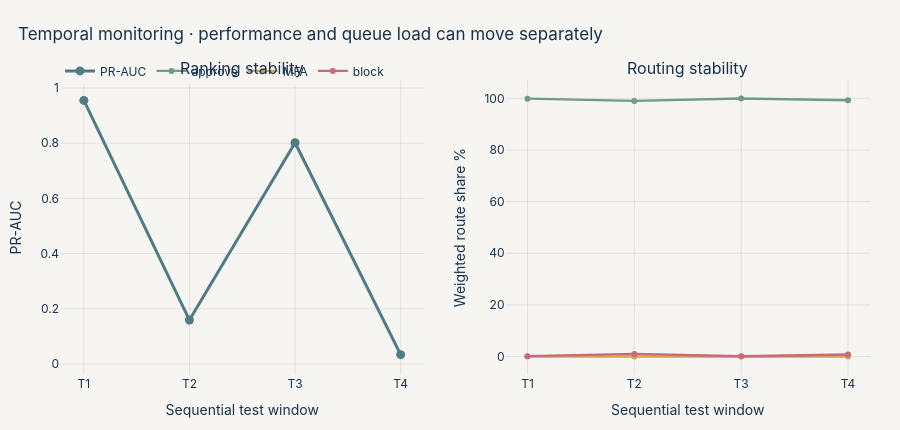

The cell this chart's notebook holds for it:
### Code cell
routed["window"] = pd.qcut(np.arange(len(routed)), 4, labels=["T1", "T2", "T3", "T4"])
window_rows = []
for window, group in routed.groupby("window", observed=True):
    weight = group["sampling_weight"]
    labels = group["Class"]
    row = {
        "window": str(window),
        "weighted prevalence": np.average(labels, weights=weight),
        "PR-AUC": average_precision_score(labels, group["probability"], sample_weight=weight),
    }
    for route, short in [
        ("STATUS_APPROVED", "approve"), ("STATUS_TRIGGER_MFA", "MFA"),
        ("STATUS_HARD_BLOCK", "block")
    ]:
        row[short] = weight[group["route"] == route].sum() / weight.sum()
    window_rows.append(row)
stability = pd.DataFrame(window_rows)
display(stability.style.hide(axis="index").format({
    "weighted prevalence": "{:.4%}", "PR-AUC": "{:.4f}",
    "approve": "{:.2%}", "MFA": "{:.2%}", "block": "{:.2%}"
}))

fig = make_subplots(rows=1, cols=2, subplot_titles=("Ranking stability", "Routing stability"))
fig.add_trace(go.Scatter(
    x=stability["window"], y=stability["PR-AUC"], mode="lines+markers",
    line={"color": COLORS["teal"], "width": 3}, marker={"size": 9}, name="PR-AUC"
), row=1, col=1)
for column, color in [("approve", COLORS["green"]), ("MFA", COLORS["amber"]), ("block", COLORS["rose"])]:
    fig.add_trace(go.Scatter(
        x=stability["window"], y=stability[column] * 100, mode="lines+markers",
        line={"color": color, "width": 2.4}, name=column
    ), row=1, col=2)
fig.update_yaxes(title_text="PR-AUC", row=1, col=1)
fig.update_yaxes(title_text="Weighted route share %", row=1, col=2)
fig.update_xaxes(title_text="Sequential test window", row=1, col=1)
fig.update_xaxes(title_text="Sequential test window", row=1, col=2)
style_figure(fig, "Temporal monitoring · performance and queue load can move separately", height=430)
show(fig)

### Figure 1 — Plotly figure (JSON) as saved in the notebook; plotly's stock layout.template omitted (floating-point values rounded to 4 significant figures)
{"data": [{"line": {"color": "#4F7C82", "width": 3}, "marker": {"size": 9}, "mode": "lines+markers", "name": "PR-AUC", "type": "scatter", "x": ["T1", "T2", "T3", "T4"], "xaxis": "x", "y": [0.9551, 0.1591, 0.8015, 0.03375], "yaxis": "y"}, {"line": {"color": "#6F9C86", "width": 2.4}, "mode": "lines+markers", "name": "approve", "type": "scatter", "x": ["T1", "T2", "T3", "T4"], "xaxis": "x2", "y": [99.86, 98.99, 99.92, 99.24], "yaxis": "y2"}, {"line": {"color": "#D5A24E", "width": 2.4}, "mode": "lines+markers", "name": "MFA", "type": "scatter", "x": ["T1", "T2", "T3", "T4"], "xaxis": "x2", "y": [0.0, 0.007275, 0.0, 0.006342], "yaxis": "y2"}, {"line": {"color": "#C66B78", "width": 2.4}, "mode": "lines+markers", "name": "block", "type": "scatter", "x": ["T1", "T2", "T3", "T4"], "xaxis": "x2", "y": [0.1376, 1.007, 0.07833, 0.757], "yaxis": "y2"}], "layout": {"annotations": [{"font": {"size": 16}, "showarrow": false, "text": "Ranking stability", "x": 0.225, "xanchor": "center", "xref": "paper", "y": 1.0, "yanchor": "bottom", "yref": "paper"}, {"font": {"size": 16}, "showarrow": false, "text": "Routing stability", "x": 0.775, "xanchor": "center", "xref": "paper", "y": 1.0, "yanchor": "bottom", "yref": "paper"}], "font": {"color": "#17324D", "family": "Inter, Aptos, Arial"}, "height": 430, "hoverlabel": {"bgcolor": "#FFFFFF", "font": {"color": "#17324D"}}, "legend": {"orientation": "h", "x": 0, "y": 1.08}, "margin": {"b": 55, "l": 60, "r": 30, "t": 80}, "paper_bgcolor": "#F7F5F2", "plot_bgcolor": "#F7F5F2", "title": {"text": "Temporal monitoring · performance and queue load can move separately", "x": 0.02, "xanchor": "left"}, "xaxis": {"anchor": "y", "domain": [0.0, 0.45], "gridcolor": "rgba(23,50,77,0.09)", "title": {"text": "Sequential test window"}, "zeroline": false}, "xaxis2": {"anchor": "y2", "domain": [0.55, 1.0], "gridcolor": "rgba(23,50,77,0.09)", "title": {"text": "Sequential test window"}, "zeroline": false}, "yaxis": {"anchor": "x", "domain": [0.0, 1.0], "gridcolor": "rgba(23,50,77,0.09)", "title": {"text": "PR-AUC"}, "zeroline": false}, "yaxis2": {"anchor": "x2", "domain": [0.0, 1.0], "gridcolor": "rgba(23,50,77,0.09)", "title": {"text": "Weighted route share %"}, "zeroline": false}}}
